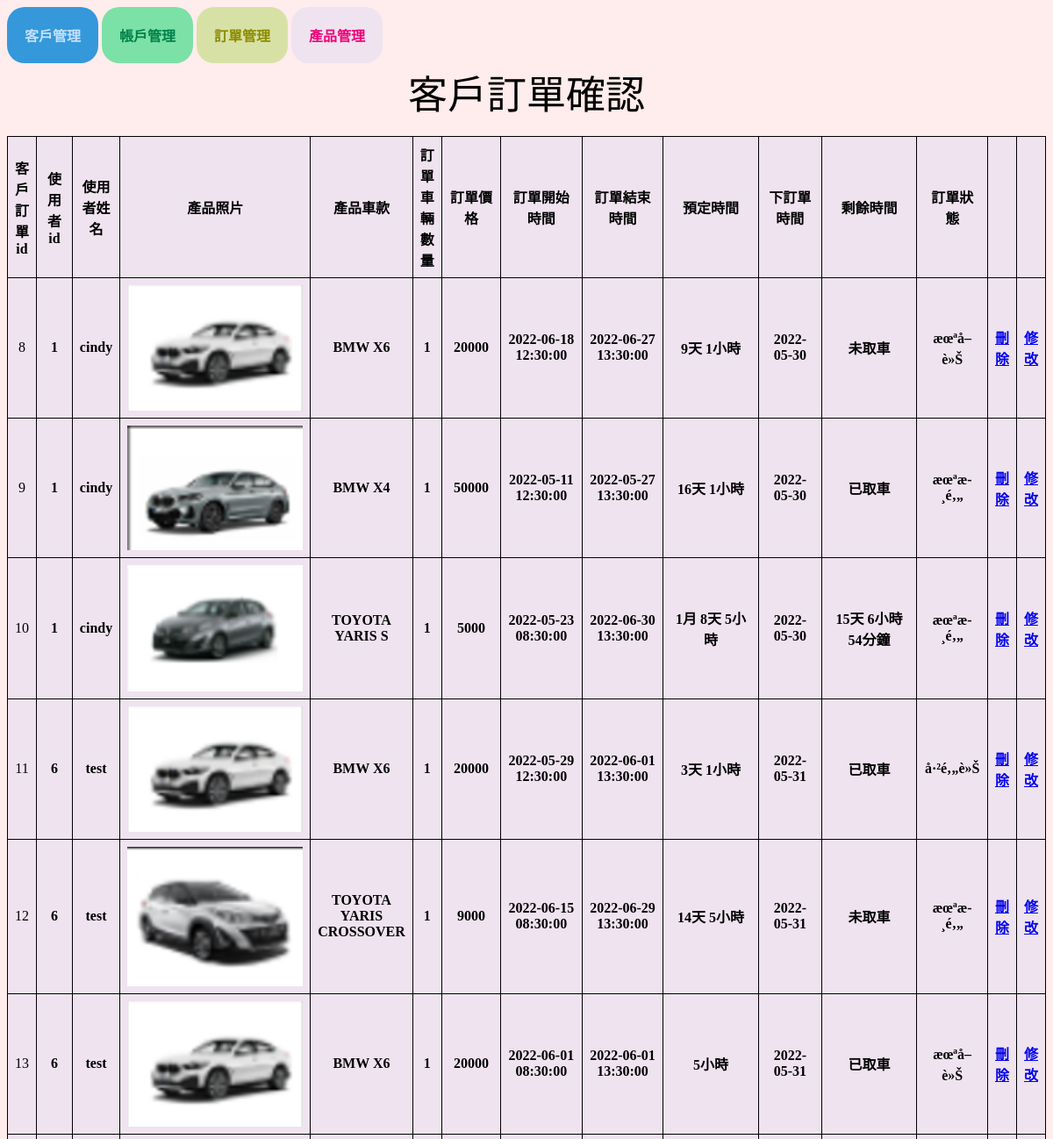
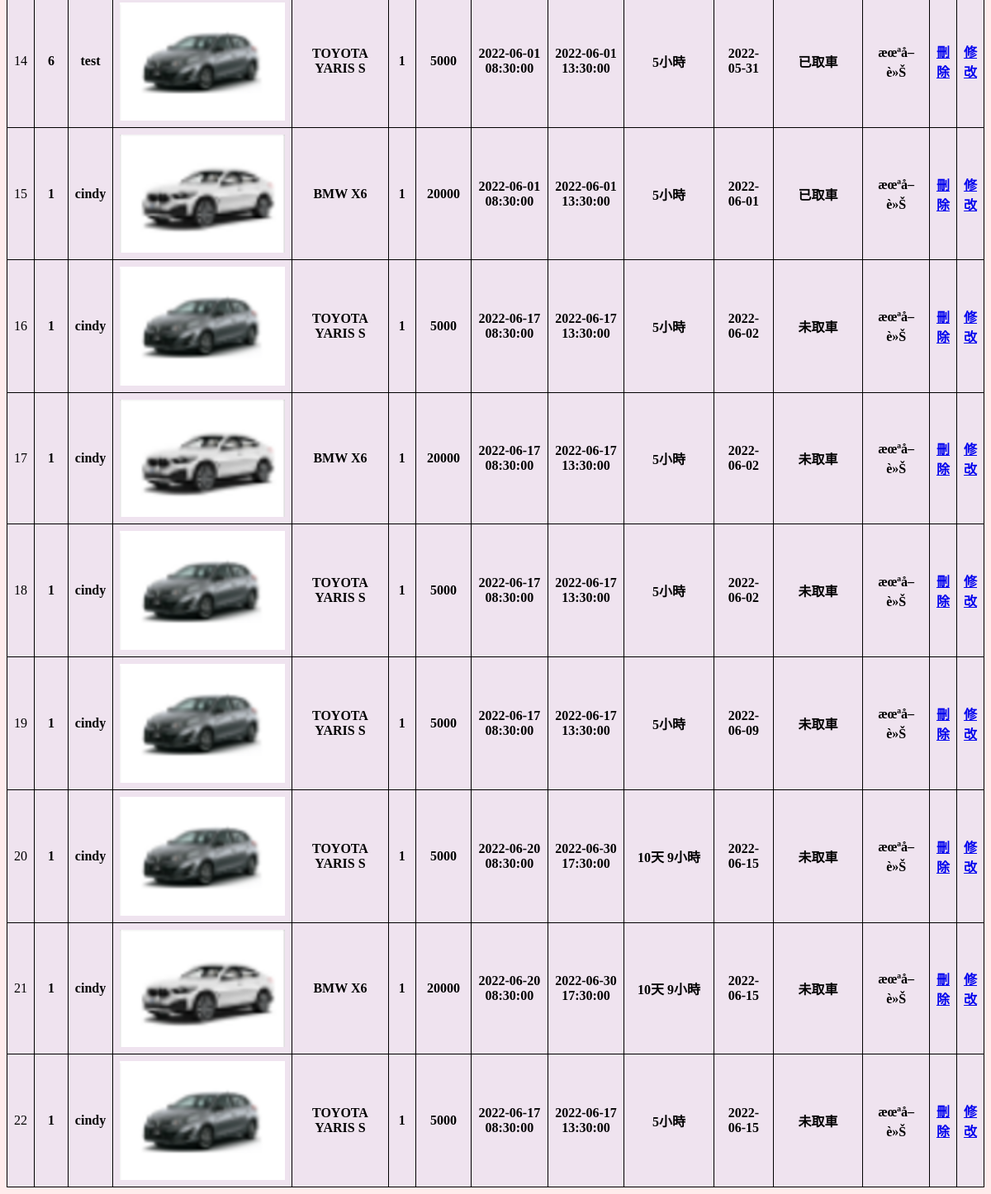
The app's page /order.php with its own data (2 pictures, top to bottom).
### tables this page shows
CREATE TABLE `userorder` (
  `userorder_id` int(11) NOT NULL,
  `user_id` int(11) NOT NULL,
  `user_name` varchar(10) NOT NULL,
  `product_id` int(10) NOT NULL,
  `product_photo` varchar(50) NOT NULL,
  `product_type` varchar(50) NOT NULL,
  `order_number` int(20) NOT NULL,
  `order_price` int(10) NOT NULL,
  `order_starttime` datetime NOT NULL,
  `order_endtime` datetime NOT NULL,
  `order_date` date NOT NULL,
  `order_return` text NOT NULL
);

### order.php (the view, shortened to what this page needs)
<html>
    <head>
        <link rel="stylesheet" href="order.css">
    </head>
    <body>
        <body style="background-color: #FFECEC;">
        <button value="客戶管理" class="client1" onclick="location.href='user.php'">客戶管理</button>
        <button value="帳戶管理" class="account1" onclick="location.href='information.php'">帳戶管理</button>
        <button value="訂單管理" class="order1" onclick="location.href='order.php'">訂單管理</button>
        <button value="產品管理" class="product1" onclick="location.href='commodity.php'">產品管理</button>
        <center><div style="font-size: 45px">客戶訂單確認</div></center><br>
    <?php
        require("DBconnect.php");
        $SQL="SELECT * FROM userorder";
        echo "<center>";
        if($result=mysqli_query($link,$SQL)){
            echo "<table>";
            echo "<td align="."center"."><strong>客戶訂單id</strong></td>
            <td width=35 align="."center"."><strong>使用者id</strong></td>
            <td align="."center"."><strong>使用者姓名</strong></td>
            <td align="."center"."><strong>產品照片</strong></td>
            <td align="."center"."><strong>產品車款</strong></td>
            <td align="."center"."><strong>訂單車輛數量</strong></td>
            <td width=65 align="."center"."><strong>訂單價格</strong></td>
            <td width=100 align="."center"."><strong>訂單開始時間</strong></td>
            <td width=100  align="."center"."><strong>訂單結束時間</strong></td>
            <td align="."center"."><strong>預定時間</strong></td>
            <td width=80 align="."center"."><strong>下訂單時間</strong></td>
            <td align="."center"."><strong>剩餘時間</strong></td>
            <td width=65 align="."center"."><strong>訂單狀態</strong></td>
            <td></td>
            <td></td>";
            while($row=mysqli_fetch_assoc($result)){
                echo "<tr>";
                $order_starttime=$row["order_starttime"];
                $order_endtime=$row["order_endtime"];
                $total=changetime($order_starttime,$order_endtime);
                $remain=remaintime($order_starttime,$order_endtime);
                echo "<td align="."center".">".$row["userorder_id"]."</strong></td>
                <td align="."center"."><strong>".$row["user_id"]."</strong></td>
                <td align="."center"."><strong>".$row["user_name"]."</strong></td>
                <td><strong>"."<img src=".$row["product_photo"]." width=200></strong></td>
                <td align="."center"."><strong>".$row["product_type"]."</strong></td>
                <td align="."center"."><strong>".$row["order_number"]."</strong></td>
                <td align="."center"."><strong>".$row["order_price"]."</strong></td>
                <td align="."center"."><strong>".$row["order_starttime"]."</strong></td>
                <td align="."center"."><strong>".$row["order_endtime"]."</strong></td>
                <td width=200  align="."center"."><strong>".$total."</strong></td>
                <td align="."center"."><strong>".$row["order_date"]."</strong></td>
                <td width=200  align="."center"."><strong>".$remain."</strong></td>
                <td align="."center"."><strong>".$row["order_return"]."</strong></td>
                <td><a href='order_delete.php?userorder_id=".$row["userorder_id"]."'><strong>刪除</a></strong></td>
                <td><a href='modify_order.php?userorder_id=".$row["userorder_id"]."'><strong>修改</strong></td>";
                echo "</tr>";
            }
            echo "</table>";
            echo "</center>";
        }
        function changetime($order_starttime,$order_endtime){
            $substract=strtotime($order_endtime)-strtotime($order_starttime);
                $substract=$substract/60;
                if($substract>60){
                    $i=(int)$substract%60;
                    $substract=$substract/60;
                    if($substract>24){
                        $h=(int)$substract%24;
                        $substract=$substract/24;
                        if($substract>30){
                            $d=(int)$substract%30;
                            $substract=$substract/30;
                            if($substract>12){
                                $m=(int)$substract%30;
                                $y=(int)$substract/30;
                            }else{
                                $m=(int)$substract;
                            }
                        }else{
                            $d=(int)$substract;
                        }
                    }else{
                        $h=(int)$substract;
                    }
                }else{
                    $i=(int)$substract;
                }
                $total="";
                if(isset($m) && $m>0){
                    $string=(string)$m."月 ";
                    $total=$total.$string;
                }
                if(isset($d) && $d>0){
                    $string=(string)$d."天 ";
                    $total=$total.$string;
                }
                if(isset($h) && $h>0){
                    $string=(string)$h."小時 ";
                    $total=$total.$string;
                }
                return $total;
        }
        function remaintime($order_starttime,$order_endtime){
            $date=date("Y-m-d h:i:s");
            if(strtotime($order_starttime)>strtotime($date)){
                return "未取車";
            }
            if(strtotime($order_endtime)<strtotime($date)){
                return "已取車";
            }
            $substract=strtotime($order_endtime)-strtotime($date);
                $substract=$substract/60;
                if($substract>60){
                    $i=(int)$substract%60;
                    $substract=$substract/60;
                    if($substract>24){
                        $h=(int)$substract%24;
                        $substract=$substract/24;
                        if($substract>30){
                            $d=(int)$substract%30;
                            $substract=$substract/30;
                            if($substract>12){
                                $m=(int)$substract%30;
                                $y=(int)$substract/30;
                            }else{
                                $m=(int)$substract;
                            }
                        }else{
                            $d=(int)$substract;
                        }
                    }else{
                        $h=(int)$substract;
                    }
                }else{
                    $i=(int)$substract;
                }
                $remain="";
                if(isset($d) && $d>0){
                    $string=(string)$d."天 ";
                    $remain=$remain.$string;
                }
                if(isset($h) && $h>0){
                    $string=(string)$h."小時 ";
                    $remain=$remain.$string;
                }
                if(isset($i) && $i>0){
                    $string=(string)$i."分鐘 ";
                    $remain=$remain.$string;
                }
                return $remain;
        }
        ?>
    </body>
</html>

### order.css (style rules this page uses)
button.client1 { background-color: #3498db; color: #C4E1FF; font-size:medium; font-weight:bold; padding: 20px; border: none; border-radius: 20px; cursor: pointer; }
button.account1 { background-color: #7ce1a6; color: #01814A; font-size:medium; font-weight:bold; padding: 20px; border: none; border-radius: 20px; cursor: pointer; }
button.order1 { background-color: #d8e1a5; color:#8C8C00; font-size:medium; font-weight:bold; padding: 20px; border: none; border-radius: 20px; cursor: pointer; }
button.product1 { background-color: #efe3ef; color: #F00078; font-size:medium; font-weight:bold; padding: 20px; border: none; border-radius: 20px; cursor: pointer; }
button { padding: 70px; border: none; border-radius: 40px; cursor: pointer; }
table { border: 0; border-collapse: collapse; border-radius: 8px; background-color: #efe3ef; color: #000000; border: solid 1px #000000; }
td { border: solid 1px #000000; text-align: center; padding: 8px; }

### records on screen
userorder: userorder_id "8", user "1", user_name "cindy", product_photo (picture), product_type "BMW X6", order_number "1", order_price "20000", order_starttime "2022-06-18 12:30:00", order_endtime "2022-06-27 13:30:00", total "9天 1小時", order_date "2022-05-30", remain "未取車", order_return "æœªå–è»Š"
userorder: userorder_id "9", user "1", user_name "cindy", product_photo (picture), product_type "BMW X4", order_number "1", order_price "50000", order_starttime "2022-05-11 12:30:00", order_endtime "2022-05-27 13:30:00", total "16天 1小時", order_date "2022-05-30", remain "已取車", order_return "æœªæ­¸é‚„"
userorder: userorder_id "10", user "1", user_name "cindy", product_photo (picture), product_type "TOYOTA YARIS S", order_number "1", order_price "5000", order_starttime "2022-05-23 08:30:00", order_endtime "2022-06-30 13:30:00", total "1月 8天 5小時", order_date "2022-05-30", remain "15天 6小時 54分鐘", order_return "æœªæ­¸é‚„"
userorder: userorder_id "11", user "6", user_name "test", product_photo (picture), product_type "BMW X6", order_number "1", order_price "20000", order_starttime "2022-05-29 12:30:00", order_endtime "2022-06-01 13:30:00", total "3天 1小時", order_date "2022-05-31", remain "已取車", order_return "å·²é‚„è»Š"
userorder: userorder_id "12", user "6", user_name "test", product_photo (picture), product_type "TOYOTA YARIS CROSSOVER", order_number "1", order_price "9000", order_starttime "2022-06-15 08:30:00", order_endtime "2022-06-29 13:30:00", total "14天 5小時", order_date "2022-05-31", remain "未取車", order_return "æœªæ­¸é‚„"
userorder: userorder_id "13", user "6", user_name "test", product_photo (picture), product_type "BMW X6", order_number "1", order_price "20000", order_starttime "2022-06-01 08:30:00", order_endtime "2022-06-01 13:30:00", total "5小時", order_date "2022-05-31", remain "已取車", order_return "æœªå–è»Š"
userorder: userorder_id "14", user "6", user_name "test", product_photo (picture), product_type "TOYOTA YARIS S", order_number "1", order_price "5000", order_starttime "2022-06-01 08:30:00", order_endtime "2022-06-01 13:30:00", total "5小時", order_date "2022-05-31", remain "已取車", order_return "æœªå–è»Š"
userorder: userorder_id "15", user "1", user_name "cindy", product_photo (picture), product_type "BMW X6", order_number "1", order_price "20000", order_starttime "2022-06-01 08:30:00", order_endtime "2022-06-01 13:30:00", total "5小時", order_date "2022-06-01", remain "已取車", order_return "æœªå–è»Š"
userorder: userorder_id "16", user "1", user_name "cindy", product_photo (picture), product_type "TOYOTA YARIS S", order_number "1", order_price "5000", order_starttime "2022-06-17 08:30:00", order_endtime "2022-06-17 13:30:00", total "5小時", order_date "2022-06-02", remain "未取車", order_return "æœªå–è»Š"
userorder: userorder_id "17", user "1", user_name "cindy", product_photo (picture), product_type "BMW X6", order_number "1", order_price "20000", order_starttime "2022-06-17 08:30:00", order_endtime "2022-06-17 13:30:00", total "5小時", order_date "2022-06-02", remain "未取車", order_return "æœªå–è»Š"
userorder: userorder_id "18", user "1", user_name "cindy", product_photo (picture), product_type "TOYOTA YARIS S", order_number "1", order_price "5000", order_starttime "2022-06-17 08:30:00", order_endtime "2022-06-17 13:30:00", total "5小時", order_date "2022-06-02", remain "未取車", order_return "æœªå–è»Š"
userorder: userorder_id "19", user "1", user_name "cindy", product_photo (picture), product_type "TOYOTA YARIS S", order_number "1", order_price "5000", order_starttime "2022-06-17 08:30:00", order_endtime "2022-06-17 13:30:00", total "5小時", order_date "2022-06-09", remain "未取車", order_return "æœªå–è»Š"
userorder: userorder_id "20", user "1", user_name "cindy", product_photo (picture), product_type "TOYOTA YARIS S", order_number "1", order_price "5000", order_starttime "2022-06-20 08:30:00", order_endtime "2022-06-30 17:30:00", total "10天 9小時", order_date "2022-06-15", remain "未取車", order_return "æœªå–è»Š"
userorder: userorder_id "21", user "1", user_name "cindy", product_photo (picture), product_type "BMW X6", order_number "1", order_price "20000", order_starttime "2022-06-20 08:30:00", order_endtime "2022-06-30 17:30:00", total "10天 9小時", order_date "2022-06-15", remain "未取車", order_return "æœªå–è»Š"
userorder: userorder_id "22", user "1", user_name "cindy", product_photo (picture), product_type "TOYOTA YARIS S", order_number "1", order_price "5000", order_starttime "2022-06-17 08:30:00", order_endtime "2022-06-17 13:30:00", total "5小時", order_date "2022-06-15", remain "未取車", order_return "æœªå–è»Š"
